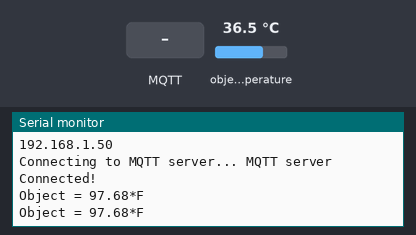
A sketch run on a simulated ESP8266 (NodeMCU). Shown: the last lines printed to the serial monitor. Inputs (shaded band) come from the test bench; at power-on: object temperature 36.5 °C. WiFi joins after 1.5 s; servers stay silent unless stated; no MQTT or app messages arrive unless stated.

Above: at 2.7 s.
2.8 s: MQTT message "1" arrives on the first subscribed topic
At 2.96 s:
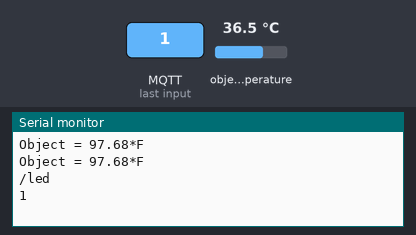
4.3 s: MQTT message "on" arrives on the first subscribed topic
At 4.9 s:
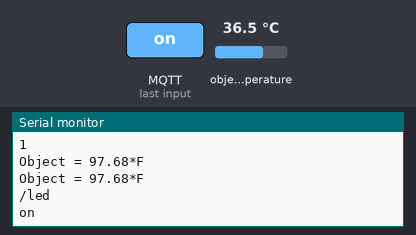
5.8 s: MQTT message "off" arrives on the first subscribed topic
At 5.96 s:
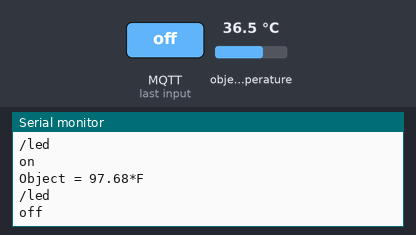
7.3 s: object temperature set to 20 °C
At 8.6 s:
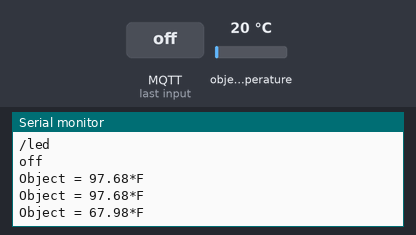
8.8 s: object temperature set to 26 °C
At 9.8 s:
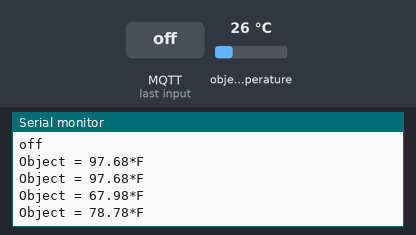
Timing chart, 0 to 11.3 s (numbered marks = the images above; inputs shaded):
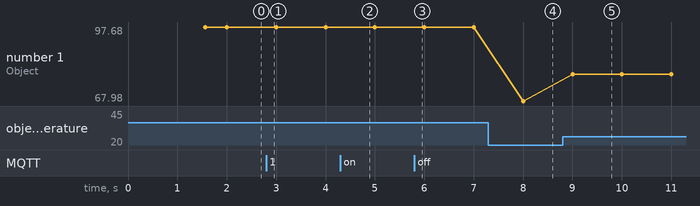

Measured:
- after the input at 2.8 s, the serial monitor: prints a new line at once (image 1)
- after the input at 4.3 s, the serial monitor: prints a new line at once (image 2)
- after the input at 5.8 s, the serial monitor: prints a new line at once (image 3)
- after the input at 7.3 s, the serial monitor: prints a new line after 0.70 s (image 4)
- after the input at 8.8 s, the serial monitor: prints a new line after 0.20 s (image 5)
- plotted number 1: 97.68 → 67.98 after the input at 7.3 s, 67.98 → 78.78 after the input at 8.8 s

The sketch:

BeerThermometer.ino
```cpp
/*
 * Author: Nick Avtges
 *
 * This program runs the arduino side of an IOT device that takes the temperautre
 * of cans of beer inside a refregerator. The temperature is sent to a raspberry
 * Pi over mqtt.
 */

#include <ESP8266WiFi.h>
#include <PubSubClient.h>
#include <Wire.h>
#include <Adafruit_MLX90614.h>

#define WLAN_SSID   "connect if you like dick"
#define WLAN_PASS   "aabhjm2019"
#define BROKER_IP   "10.0.0.30"

WiFiClient client;
PubSubClient mqttclient(client);

Adafruit_MLX90614 mlx = Adafruit_MLX90614();

// vars
float temp = 0.0;

// mqtt callback function not used in my project here just in case
void callback (char* topic, byte* payload, unsigned int length) {
  Serial.println(topic);
  Serial.write(payload, length);
  Serial.println("");

  payload[length] = '\0';
}

void setup() {
  Serial.begin(9600);

  // connect to wifi
  WiFi.mode(WIFI_STA);
  WiFi.begin(WLAN_SSID, WLAN_PASS);
  while (WiFi.status() != WL_CONNECTED) {
    delay(500);
    Serial.print(F("."));
  }

  Serial.println(F("WiFi connected"));
  Serial.println(F("IP address: "));
  Serial.println(WiFi.localIP());

  // set up mqttclient
  mqttclient.setServer(BROKER_IP, 1883);
  mqttclient.setCallback(callback);
  connect();

  mlx.begin();
}

void loop() {
  if (!mqttclient.connected()) {
    connect();
  }

  //vars to keep track of time
  static const unsigned long REFRESH_INTERVAL = 1000; // ms
  static unsigned long lastRefreshTime = 0;

  // Read the temperature only one the refresh interval above
  if (millis() - lastRefreshTime >= REFRESH_INTERVAL) {
    lastRefreshTime += REFRESH_INTERVAL;
    temp = mlx.readObjectTempF();

    // Publish and print
    mqttclient.publish("/Temp", String(temp).c_str(), false);
    Serial.print("Object = "); Serial.print(String(temp).c_str()); Serial.println("*F");
  }

  mqttclient.loop();
}

// Connect to mqtt client
void connect() {
  while (WiFi.status() != WL_CONNECTED) {
    Serial.println(F("WiFi issue"));
    delay(3000);
  }

  Serial.print(F("Connecting to MQTT server... "));
  while(!mqttclient.connected()) {
    if (mqttclient.connect(WiFi.macAddress().c_str())) {
      Serial.println(F("MQTT server Connected!"));

      mqttclient.subscribe("/led");
    }
    else {
      Serial.print(F("MQTT server connection failed! rc="));
      Serial.print(mqttclient.state());
      Serial.println("try again in 10 seconds");
    }
  }
}
```
